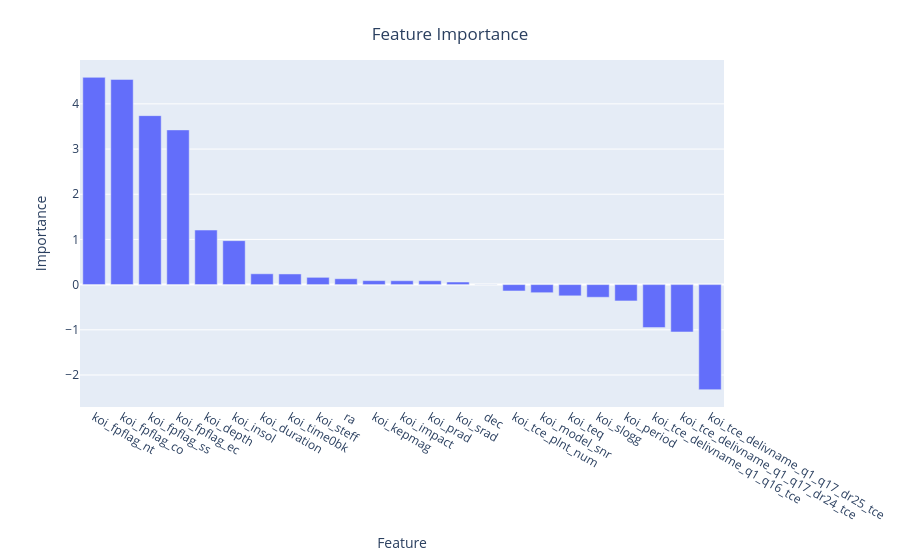

The code cell stored with this chart in its notebook:
### Code cell
# Plot feature importance
plot_feature_Importance = px.bar(featureImp,
                                 x="Feature", 
                                 y="Importance",
                                 labels={
                                    "Feature": "Feature",
                                    "Importance": "Importance"
                                 }
                                )
plot_feature_Importance.update_layout(
    title={
        'text': "Feature Importance",
        'y':0.95,
        'x':0.5,
        'xanchor': 'center',
        'yanchor': 'top'})

plot_feature_Importance.show()

### Figure 1 — Plotly figure (JSON) as saved in the notebook; plotly's stock layout.template omitted (floating-point values rounded to 4 significant figures)
{"data": [{"alignmentgroup": "True", "hovertemplate": "Feature=%{x}<br>Importance=%{y}<extra></extra>", "legendgroup": "", "marker": {"color": "#636efa"}, "name": "", "offsetgroup": "", "orientation": "v", "showlegend": false, "textposition": "auto", "type": "bar", "x": ["koi_fpflag_nt", "koi_fpflag_co", "koi_fpflag_ss", "koi_fpflag_ec", "koi_depth", "koi_insol", "koi_duration", "koi_time0bk", "koi_steff", "ra", "koi_kepmag", "koi_impact", "koi_prad", "koi_srad", "dec", "koi_tce_plnt_num", "koi_model_snr", "koi_teq", "koi_slogg", "koi_period", "koi_tce_delivname_q1_q16_tce", "koi_tce_delivname_q1_q17_dr24_tce", "koi_tce_delivname_q1_q17_dr25_tce"], "xaxis": "x", "y": ["4.586981896052857", "4.5416380653417585", "3.7396787086047714", "3.423936977636392", "1.2072949647868956", "0.9724569521509197", "0.23934937328551387", "0.23557568614977895", "0.16089895067593826", "0.13009129941568426", "0.08803222826348024", "0.08592745667649274", "0.08533475319199947", "0.057363349961163074", "-0.0015143413203948478", "-0.14098734717872852", "-0.17921495811237637", "-0.24865167837736538", "-0.28063468347962706", "-0.36185745867764363", "-0.9518326544369221", "-1.0481395889286078", "-2.3248933364644966"], "yaxis": "y"}], "layout": {"autosize": true, "barmode": "relative", "legend": {"tracegroupgap": 0}, "margin": {"t": 60}, "title": {"text": "Feature Importance", "x": 0.5, "xanchor": "center", "y": 0.95, "yanchor": "top"}, "xaxis": {"anchor": "y", "autorange": true, "domain": [0, 1], "range": [-0.5, 22.5], "title": {"text": "Feature"}, "type": "category"}, "yaxis": {"anchor": "x", "autorange": true, "domain": [0, 1], "range": [-2.709, 4.971], "title": {"text": "Importance"}, "type": "linear"}}}
